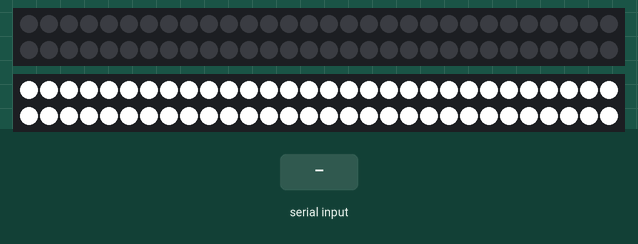
This sketch was run on a simulated Arduino Uno, built with avr-gcc and run on an emulated ATmega328P. Shown: 2 × 60 RGB LEDs in strip order, left to right, continuing on the next row. The inputs (shaded band) are chosen by the test bench.

Above: at 1.2 s.
1.3 s: "m" received over the second serial link
At 2.02 s:
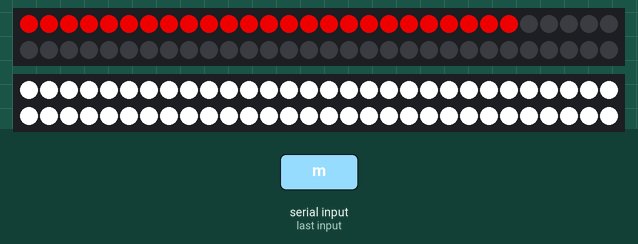
At 2.63 s:
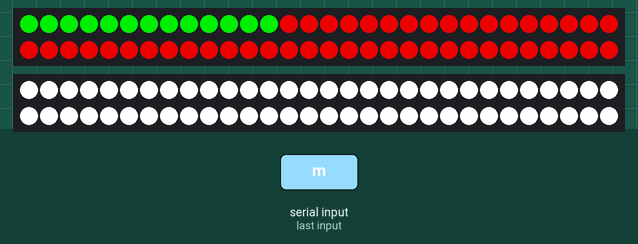
Timing chart, 0 to 4.3 s (numbered marks = the images above; inputs shaded):
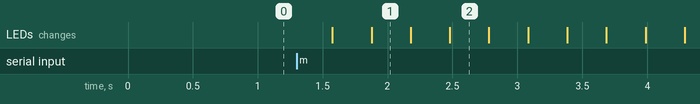

Measured:
- after the input at 1.3 s, the LEDs: first change after 0.28 s (image 1 shows a later state)

The sketch:

The_code.ino
```cpp
#include <FastLED.h>
#include <SoftwareSerial.h>
#include <Adafruit_NeoPixel.h>
#ifdef __AVR__
  #include <avr/power.h>
#endif

SoftwareSerial BT(10, 11);
#define LED_PIN      7
#define NUM_LEDS    60
#define BRIGHTNESS   200
#define SPEED          10
#define IMMEDIATELY    0
#define RAINBOW_SPEED  50
CRGB leds[NUM_LEDS];


Adafruit_NeoPixel strip = Adafruit_NeoPixel(NUM_LEDS, LED_PIN, NEO_GRB + NEO_KHZ800);

bool offOld = LOW;
bool WhiteOld = LOW;
bool RedOld = LOW;
bool GreenOld = LOW;
bool BlueOld = LOW;
bool TopazOld = LOW;
bool LilacOld = LOW;
bool RainbowOld = LOW;
bool rgbOld = LOW;
int  showType = 0;

void setup() {

FastLED.addLeds<WS2812, LED_PIN, GRB>(leds, NUM_LEDS); //////////


   BT.begin(9600);

   BT.println("Connected to Arduino");


  strip.setBrightness(BRIGHTNESS);


  strip.begin();
  strip.show();


}

char a;

void loop() {
 for (int i = 0; i <= 59; i++) {
       leds[i] = CRGB(255, 255, 255);
       FastLED.show();
   }

  bool off = LOW;
  bool White = LOW;
  bool Blue = LOW;
  bool Red = LOW;
  bool Green = LOW;
  bool Topaz = LOW;
  bool Lilac = LOW;
  bool Rainbow = LOW;
  bool rgb = LOW;
  bool ende;

   if (BT.available())
   {
    a= (char)BT.read();


    if(a=='o')
    {
      off = HIGH;
          BT.println("TURNING OFF LEDs..");

    }else{
          off = LOW;
    }

// ===========================================================================================

    if(a=='w')
    {
      White = HIGH;
          BT.println("TURNING LEDs WHITE");

    }else{
          White = LOW;
    }

// ===========================================================================================

    if(a=='b')
    {
      Blue = HIGH;
          BT.println("CHANGING TO BLUE");

    }else{
          Blue = LOW;
    }

// ===========================================================================================

if(a=='r')
    {
      Red = HIGH;
          BT.println("CHANGING TO RED");
    }else{
          Red = LOW;
    }

// ===========================================================================================

if(a=='g')
    {
      Green = HIGH;
          BT.println("CHANGING TO GREEN");

    }else{
          Green = LOW;
    }

// ===========================================================================================

if(a=='t')
    {
      Topaz = HIGH;
          BT.println("CHANGING TO TOPAZ");

    }else{
          Topaz = LOW;
    }

// ===========================================================================================

if(a=='l')
    {
      Lilac = HIGH;
          BT.println("CHANGING TO LILAC");

    }else{
          Lilac = LOW;
    }

// ===========================================================================================

    if(a=='a')
    {
      Rainbow = HIGH;
          BT.println("RAINBOW ANIMATION");

    }else{
          Rainbow = LOW;
    }

// ===========================================================================================

     if(a=='m')
    {
      rgb = HIGH;
          BT.println("MIX COLORS");

    }else{
          rgb = LOW;
    }
}
if (off == LOW && offOld == HIGH) {
    delay(20);


    if (off == LOW) {
       showType = 0  ;                            // Off animation Type 0

      startShow(showType);
    }
  }

// ===========================================================================================

if (White == LOW && WhiteOld == HIGH) {
    delay(20);


    if (White == LOW) {
       showType = 1  ;                            // White animation Type 1

      startShow(showType);
    }
  }


// ===========================================================================================

  if (Red == LOW && RedOld == HIGH) {
    delay(20);


    if (Red == LOW) {
       showType = 2  ;                            // Red animation Type 2

      startShow(showType);
    }
  }

// ===========================================================================================

if (Green == LOW && GreenOld == HIGH) {
    delay(20);


    if (Green == LOW) {
       showType = 3  ;                            // Green animation Type 3

      startShow(showType);
    }
  }

// ===========================================================================================

if (Blue == LOW && BlueOld == HIGH) {
    delay(20);


    if (Blue == LOW) {
       showType = 4  ;                            // Blue animation Type 4

      startShow(showType);
    }
  }

// ===========================================================================================

if (Topaz == LOW && TopazOld == HIGH) {
    delay(20);


    if (Topaz == LOW) {
       showType = 5  ;                            // Topaz animation Type 5

      startShow(showType);
    }
  }

// ===========================================================================================

if (Lilac == LOW && LilacOld == HIGH) {
    delay(20);


    if (Lilac == LOW) {
       showType = 6  ;                            // Topaz animation Type 6

      startShow(showType);
    }
  }

// ===========================================================================================


    if (Rainbow == LOW && RainbowOld == HIGH) {
    delay(20);

    if (Rainbow == LOW) {
showType = 8;                            // Rainbow animation Type 8
      startShow(showType);
    }
  }

// ===========================================================================================

      if (rgb == LOW && rgbOld == HIGH) {
    delay(20);

    if (rgb == LOW) {
   showType = 7;                            // Mix animation Type 7
     rgb = HIGH;

      startShow(showType);
    }
  }


WhiteOld = White;
RedOld = Red;
BlueOld = Blue;
GreenOld = Green;
TopazOld = Topaz;
LilacOld = Lilac;
offOld = off;
RainbowOld = Rainbow;
rgbOld = rgb;


}


void startShow(int i) {
  switch(i){

    case 0: colorWipe(strip.Color(0, 0, 0), SPEED);    // Black/off
            break;

    case 1: strip.setBrightness(255);                            // Changes the Brightness to MAX
            colorWipe(strip.Color(255, 255, 255), IMMEDIATELY);  // White
            strip.setBrightness(BRIGHTNESS);                     // Reset the Brightness to Default value
            break;

    case 2: colorWipe(strip.Color(255, 0, 0), SPEED);  // Red
            break;

    case 3: colorWipe(strip.Color(0, 255, 0), SPEED);  // Green
            break;

    case 4: colorWipe(strip.Color(0, 0, 255), SPEED);  // Blue
            break;

    case 5: colorWipe(strip.Color(0, 250, 255), SPEED);  // Topaz
            break;

    case 6: colorWipe(strip.Color(221, 130, 255), SPEED);  // Lilac
            break;

    case 7: colorWipe(strip.Color(255, 0, 0), SPEED);  // Red
            colorWipe(strip.Color(0, 255, 0), SPEED);  // Green
            colorWipe(strip.Color(0, 0, 255), SPEED);  // Blue
            theaterChase(strip.Color(  0,   0, 127), SPEED); // Blue
            theaterChase(strip.Color(127,   0,   0), SPEED); // Red
            theaterChase(strip.Color(0,   127,   0), SPEED); // Green
            break;

    case 8: rainbowCycle(25);
            break;

  }
}
void colorWipe(uint32_t c, uint8_t wait) {
  for(uint16_t i=0; i<strip.numPixels(); i++) {
    strip.setPixelColor(i, c);
    strip.show();
    delay(wait);
  }
}

void rainbowCycle(uint8_t wait) {
  uint16_t i, j;

  for(j=0; j<256*10; j++) { // 5 cycles of all colors on wheel
    for(i=0; i< strip.numPixels(); i++) {
      strip.setPixelColor(i, Wheel(((i * 256 / strip.numPixels()) + j) & 255));
    }
    strip.show();
    delay(wait);
  }
}

void theaterChase(uint32_t c, uint8_t wait) {
  for (int j=0; j<10; j++) {  //do 10 cycles of chasing
    for (int q=0; q < 3; q++) {
      for (int i=0; i < strip.numPixels(); i=i+3) {
        strip.setPixelColor(i+q, c);    //turn every third pixel on
      }
      strip.show();

      delay(wait);

      for (int i=0; i < strip.numPixels(); i=i+3) {
        strip.setPixelColor(i+q, 0);        //turn every third pixel off
      }
    }
  }
}

uint32_t Wheel(byte WheelPos) {
  WheelPos = 255 - WheelPos;
  if(WheelPos < 85) {
    return strip.Color(255 - WheelPos * 3, 0, WheelPos * 3);
  }
  if(WheelPos < 170) {
    WheelPos -= 85;
    return strip.Color(0, WheelPos * 3, 255 - WheelPos * 3);
  }
  WheelPos -= 170;
  return strip.Color(WheelPos * 3, 255 - WheelPos * 3, 0);
}
```
